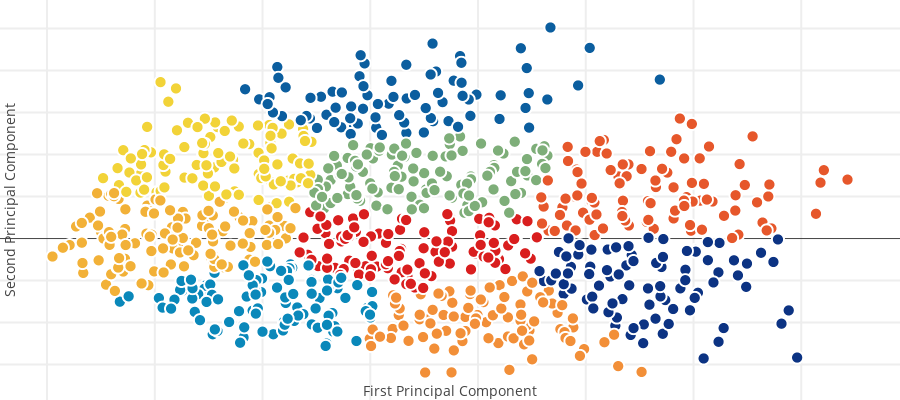

Here is the notebook cell this chart was saved with:
### Code cell
from sklearn.cluster import KMeans # KMeans clustering 
# Set a KMeans clustering with 9 components ( 9 chosen sneakily ;) as hopefully we get back our 9 class labels)
kmeans = KMeans(n_clusters=9)
# Compute cluster centers and predict cluster indices

# X_pruned, Y_pruned = prune(X_nd, Y, 100, 0.45)
X_pruned, Y_pruned = prune_grid(X_nd, Y, nx=45, ny=45)
X_clustered = kmeans.fit_predict(X_pruned)

trace_Kmeans = go.Scattergl(x=X_pruned[:, 0], y= X_pruned[:, 1], mode="markers",
                    showlegend=False,
                    text=Y_pruned,
                    marker=dict(
                            size=12,
                            color = X_clustered,
                            colorscale = 'Portland',
                            showscale=False, 
                            line = dict(
            width = 2,
            color = 'rgb(255, 255, 255)'
        )
                   ))

layout = go.Layout(
    # title= 'KMeans Clustering',
    hovermode= 'closest',
    xaxis= dict(
         title= 'First Principal Component',
        ticklen= 5,
        zeroline= False,
        gridwidth= 2,
    ),
    yaxis=dict(
        title= 'Second Principal Component',
        ticklen= 5,
        gridwidth= 2,
    ),
    height=400,
    margin=go.layout.Margin(
        l=0,
        r=0,
        b=0,
        t=0,
        pad=4
    ),
    showlegend= True
)

data = [trace_Kmeans]
fig1 = dict(data=data, layout= layout)
# fig1.append_trace(contour_list)
py.iplot(fig1, filename="svm")
txt = py.offline.plot(
    fig1,
    include_plotlyjs=False,
    output_type='div',
    auto_open=False,
    config={
        #'displayModeBar': False
    })
with open('/home/vu/Workspace/teaching/pr/01-dimensionality-reduction/k-means.html', 'w') as f:
    f.write(txt)

### Figure 1 — Plotly figure (JSON) as saved in the notebook; plotly's stock layout.template omitted (floating-point values rounded to 4 significant figures; data arrays with more than 128 entries replaced by an {"elided": "..."} marker saying what was removed)
{"data": [{"marker": {"color": {"elided": "875 int values"}, "colorscale": "Portland", "line": {"color": "rgb(255, 255, 255)", "width": 2}, "showscale": false, "size": 12}, "mode": "markers", "showlegend": false, "text": {"elided": "875 int values"}, "type": "scattergl", "uid": "a22ae98e-454f-4e24-8786-0220e929fe46", "x": {"elided": "875 float values"}, "y": {"elided": "875 float values"}}], "layout": {"height": 400, "hovermode": "closest", "margin": {"b": 0, "l": 0, "pad": 4, "r": 0, "t": 0}, "showlegend": true, "xaxis": {"gridwidth": 2, "ticklen": 5, "title": {"text": "First Principal Component"}, "zeroline": false}, "yaxis": {"gridwidth": 2, "ticklen": 5, "title": {"text": "Second Principal Component"}}}}
